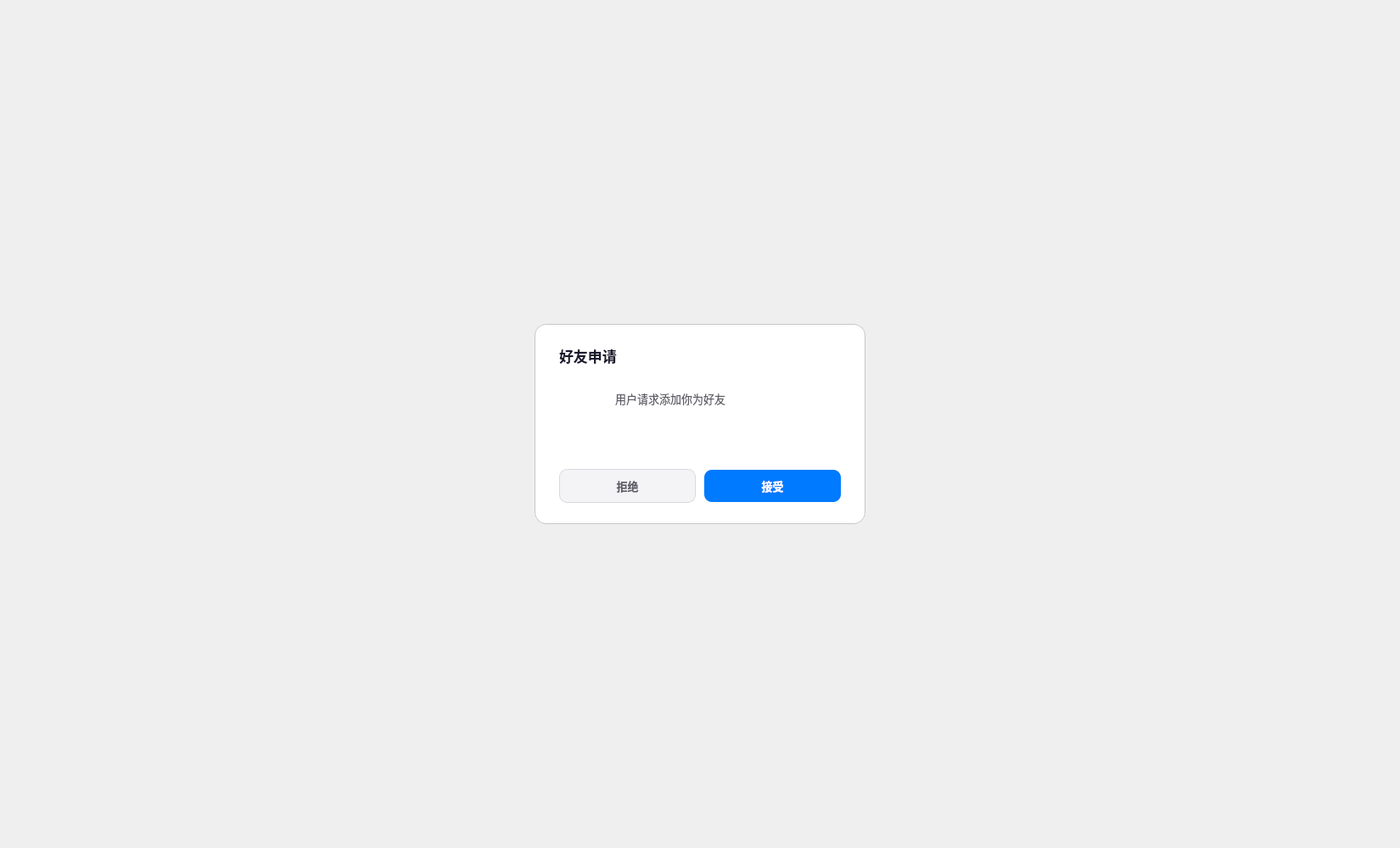
  <widget class="QFrame" name="friendRequestMask">
   <property name="geometry"><rect><x>0</x><y>0</y><width>1650</width><height>1000</height></rect></property>
   <property name="visible"><bool>false</bool></property>
   <property name="styleSheet"><string notr="true">#friendRequestMask{background:rgba(0,0,0,60);}#friendRequestPanel{background:#FFFFFF;border:1px solid #C7C7CC;border-radius:14px;}#friendRequestTitle{font-size:17px;font-weight:700;color:#1A1A2E;}#friendRequestAvatar{color:#FFFFFF;border-radius:26px;font-size:18px;font-weight:700;}#friendRequestDescription{font-size:13px;color:#5C5C66;}#btnFriendReject,#btnFriendAccept{min-height:38px;border-radius:9px;padding:0 22px;font-size:13px;font-weight:600;}#btnFriendReject{background:#F4F4F6;color:#5C5C66;border:1px solid #D9D9DE;}#btnFriendReject:hover{background:#E9E9ED;}#btnFriendReject:pressed{background:#DDDEE3;}#btnFriendAccept{background:#007AFF;color:#FFFFFF;border:none;}#btnFriendAccept:hover{background:#006CE6;}#btnFriendAccept:pressed{background:#0051A8;}</string></property>
   <widget class="QFrame" name="friendRequestPanel">
    <property name="geometry"><rect><x>630</x><y>382</y><width>390</width><height>236</height></rect></property>
    <layout class="QVBoxLayout" name="friendRequestLayout"><property name="leftMargin"><number>28</number></property><property name="topMargin"><number>24</number></property><property name="rightMargin"><number>28</number></property><property name="bottomMargin"><number>24</number></property><property name="spacing"><number>12</number></property>
     <item><widget class="QLabel" name="friendRequestTitle"><property name="text"><string>好友申请</string></property></widget></item>
     <item><layout class="QHBoxLayout" name="friendRequestProfile"><property name="spacing"><number>14</number></property><item><widget class="QLabel" name="friendRequestAvatar"><property name="minimumSize"><size><width>52</width><height>52</height></size></property><property name="maximumSize"><size><width>52</width><height>52</height></size></property><property name="alignment"><set>Qt::AlignCenter</set></property><property name="text"><string>用</string></property></widget></item><item><widget class="QLabel" name="friendRequestDescription"><property name="text"><string>用户请求添加你为好友</string></property><property name="wordWrap"><bool>true</bool></property></widget></item></layout></item>
     <item><spacer name="friendRequestSpacer"><property name="orientation"><enum>Qt::Vertical</enum></property><property name="sizeHint" stdset="0"><size><width>20</width><height>20</height></size></property></spacer></item>
     <item><layout class="QHBoxLayout" name="friendRequestButtons"><property name="spacing"><number>10</number></property><item><widget class="QPushButton" name="btnFriendReject"><property name="text"><string>拒绝</string></property></widget></item><item><widget class="QPushButton" name="btnFriendAccept"><property name="text"><string>接受</string></property></widget></item></layout></item>
    </layout>
   </widget>
  </widget>
